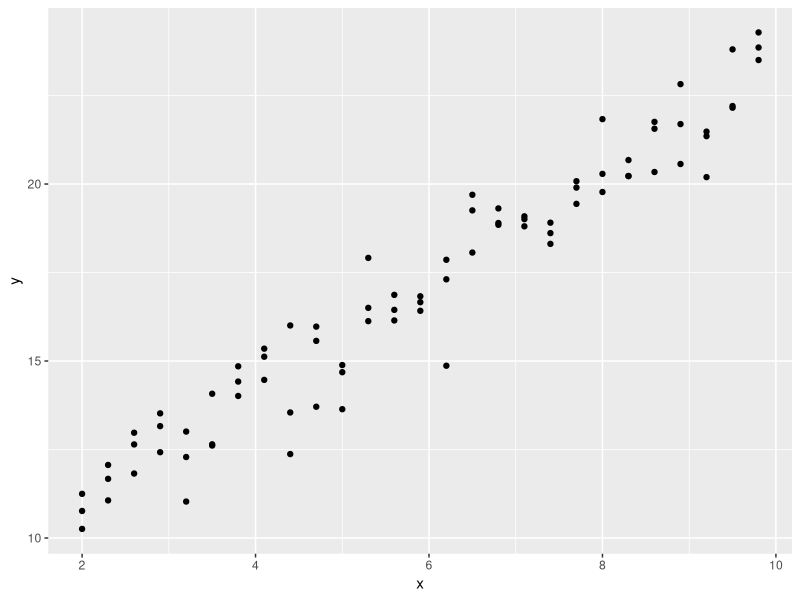
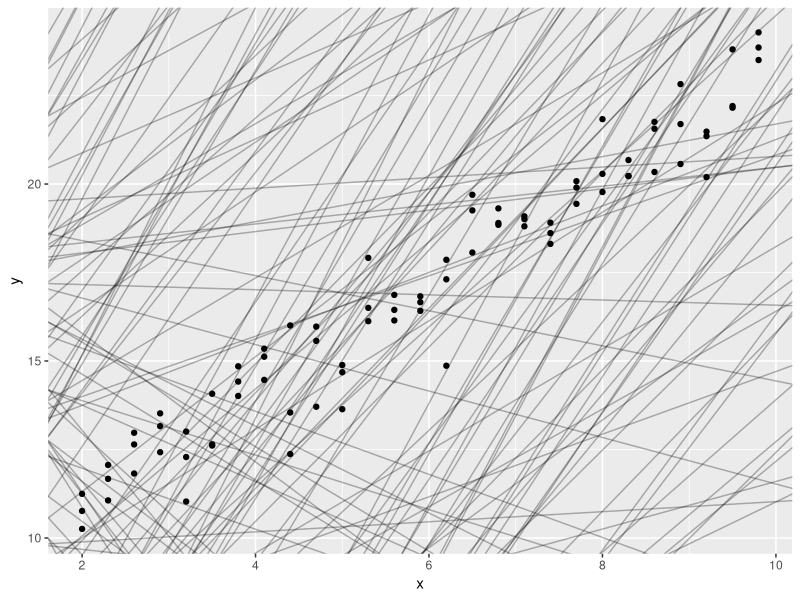

The R source for these figures, in order:
#Ciclos en R via funcionales
#library(tidyverse)
library(ggplot2)
library(dplyr)
library(purrr)

data(mpg)
head(mpg)

#Esto de aquí es un ciclo sobre columnas
mpg_num <- mpg %>% select(where(is.numeric))
head(mpg_num)

#Ciclos sobre columnas
#displ  year   cyl   cty   hwy
mpg_num_sum <- mpg_num %>% summarize(
media_displ = mean(displ),
media_year = mean(year),
media_cyl = mean(cyl),
media_cty = mean(cty),
media_hwy = mean(hwy))

print(mpg_num_sum)

#Hay map_TIPO DE DATO (lgl - logico)
#(int - entero, chr - caracter, dbl - numerico)
#y hay un simplemente map (que de uso general para objetos)
resumen <- map_dbl(mpg_num, mean)
print(resumen)

mpg_select <- map_lgl(mpg, is.numeric)
mpg_purrr <- mpg[, mpg_select]

head(mpg_purrr)

##################################
### Ciclos para generar objetos
data(mtcars)
head(mtcars)

### Por ejemplo se quiere hacer un modelo de regresión lineal
### que relacione mpg con wt
#lm() no forma parte del tidyverse al igual que aov()
mi_lm <- lm(mpg ~ wt, data = mtcars)
summary(mi_lm)

#¿cuántos modelos voy a hacer?
cilindros <- mtcars %>% summarize(cil = n_distinct(cyl))
print(cilindros)

mt4 <- mtcars %>% filter(cyl == 4)
mt6 <- mtcars %>% filter(cyl == 6)
mt8 <- mtcars %>% filter(cyl == 8)

lm4 <- lm(mpg ~ wt, data = mt4)
summary(lm4)

lm6 <- lm(mpg ~ wt, data = mt6)
summary(lm6)

lm8 <- lm(mpg ~ wt, data = mt8)
summary(lm8)

#Esta es la versión rápida usando mapeos de purrr
modelos <- mtcars %>% split(.$cyl) %>% 
map(~ lm(mpg ~ wt + hp, data = .))

print(modelos %>% map(summary) %>% map_dbl(~.$r.squared))


###Manipulando modelos
library(modelr)
library(tibble)

mi_x <- rep(seq(2, 10, 0.3), 3)
n <- length(mi_x)
print(mi_x)
mi_y <- 8 + 1.5 * mi_x + rnorm(n)

#Así se crea una tabla con variables aisladas
datos <- as_tibble(list(x = mi_x, y = mi_y))
head(datos)

grafico <- datos %>% ggplot()
grafico <- grafico + geom_point(aes(x = x, y = y))

ggsave('ejemplo.png', grafico)


###Adivinando el modelo
###Otra forma de definir una tabla
modelos_posibles <- tibble(
b0 = runif(250, -20, 20),
b1 = runif(250, -5, 5))

#Gráfico de mis propuestas, ¿cuál será la mejor?
propuestas <- datos %>% ggplot(aes(x = x, y = y))
propuestas <- propuestas + geom_point()
propuestas <- propuestas + geom_abline(aes(intercept = b0,
slope = b1), data = modelos_posibles, alpha = 0.3)

ggsave('ejemplo.png', propuestas)

mi_modelo <- function(b, data){
	return (b[1] + b[2] * data$x)
}

measure_distance <- function(mod, data){
	diferencia <- data$y - mi_modelo(mod, data)
	return (sqrt(mean(diferencia^2)))
}

evaluate_model <- function(b0, b1){
	measure_distance(c(b0, b1), datos)
}

modelos_posibles <- modelos_posibles %>% mutate(
evaluacion = map2_dbl(b0, b1, evaluate_model))

head(modelos_posibles)




